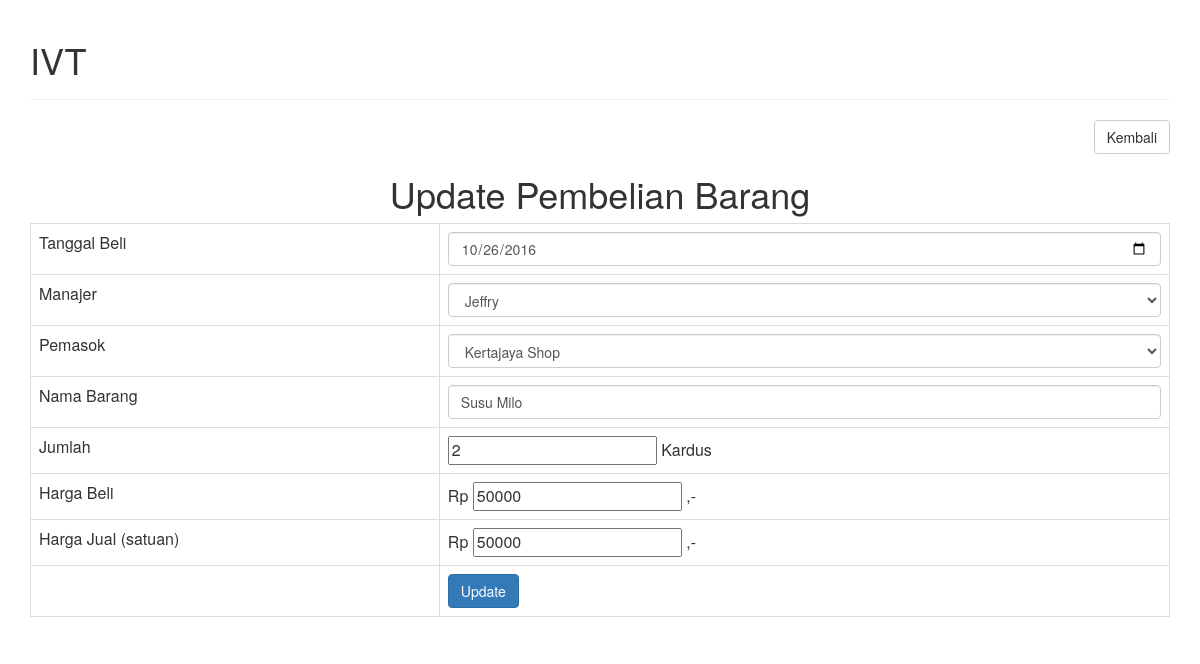
Before: /update-pembelian.php?id=1 (signed in) with the older database file.
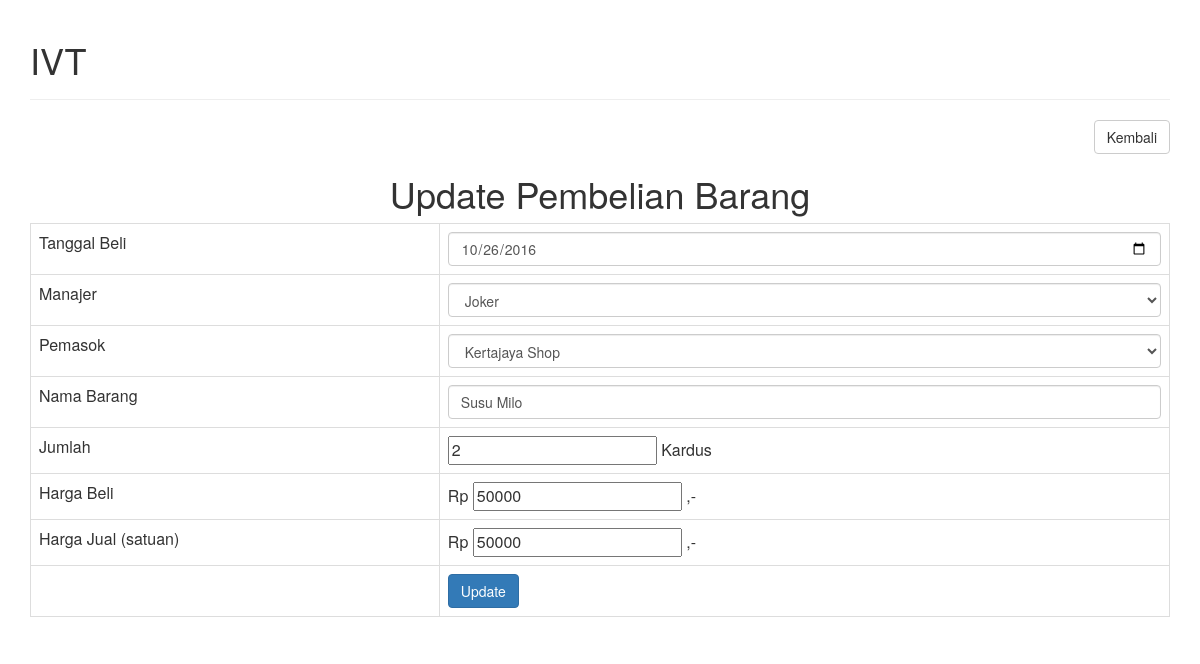
After: the same page with the newer database file.
### tables this page shows
CREATE TABLE `manajer` (
  `nim` int(11) NOT NULL,
  `nama` varchar(256) DEFAULT NULL,
  `no_tlp` varchar(256) DEFAULT NULL,
  `username` varchar(256) DEFAULT NULL,
  `password` varchar(64) DEFAULT NULL
);

### objects/pembelian_barang.php (called while the page is built, shortened)
<?php
class Pembelian_Barang{
    private $conn;
    private $table_name = "pembelian_barang";
    public $id_pembelian;
    public function __construct($db){
        $this->conn = $db;
    }
      public function readOne(){
        $query = "SELECT
                    nim, nip, nib, id_tra
                FROM
                    " . $this->table_name . "
                WHERE
                    id_pembelian = ?
                LIMIT
                    0,1";
        $stmt = $this->conn->prepare( $query );
        $stmt->bindParam(1, $this->id_pembelian);
        $stmt->execute();
        $row = $stmt->fetch(PDO::FETCH_ASSOC);
        $this->nim = $row['nim'];
    }
}
?>

### objects/manajer.php (called while the page is built, shortened)
<?php
class Manajer{
    private $conn;
    private $table_name = "manajer";
    public $nim;
    public function __construct($db){
        $this->conn = $db;
    }
      public function readOne(){
        $query = "SELECT
                    nama, no_tlp ,username,password
                FROM
                    " . $this->table_name . "
                WHERE
                    nim = ?
                LIMIT
                    0,1";
        $stmt = $this->conn->prepare( $query );
        $stmt->bindParam(1, $this->nim);
        $stmt->execute();
        $row = $stmt->fetch(PDO::FETCH_ASSOC);
        $this->nama = $row['nama'];
    }
}
?>

### update-pembelian.php (the view, shortened to what the changed rows need)
<?php
include_once "header.php";
include_once 'objects/manajer.php';
include_once 'objects/pembelian_barang.php';
?>
<?php
echo '<h1 style="text-align:center;">Update Pembelian Barang</h1>';
?>
<?php
    $id_pembelian = isset($_GET['id']) ? $_GET['id'] : die('ERROR: missing ID.');
    $database = new Database();
    $db = $database->getConnection();
    $pembelian_barang = new Pembelian_Barang($db);
    $manajer=new Manajer($db);
    $pembelian_barang->id_pembelian = $id_pembelian;
    $pembelian_barang->readOne();
    $manajer->nim=$pembelian_barang->nim;
    $manajer->readOne();
?>
<form action="update-pembelian.php?id=<?php echo $id;?>" method="post">
    <table class="table table-hover table-responsive table-bordered">
       <tr>
           <td>
           <?php
                echo "<select class='form-control' name='nim'>";
                    echo "<option value='$manajer->nim'>$manajer->nama</option>";
                echo "</select>";
            ?>
           </td>
       </tr>
    </table>
</form>
<?php
include_once "footer.php";
?>

Changed rows visible on the page:
changed manajer: nim "Jeffry" → "Joker"
